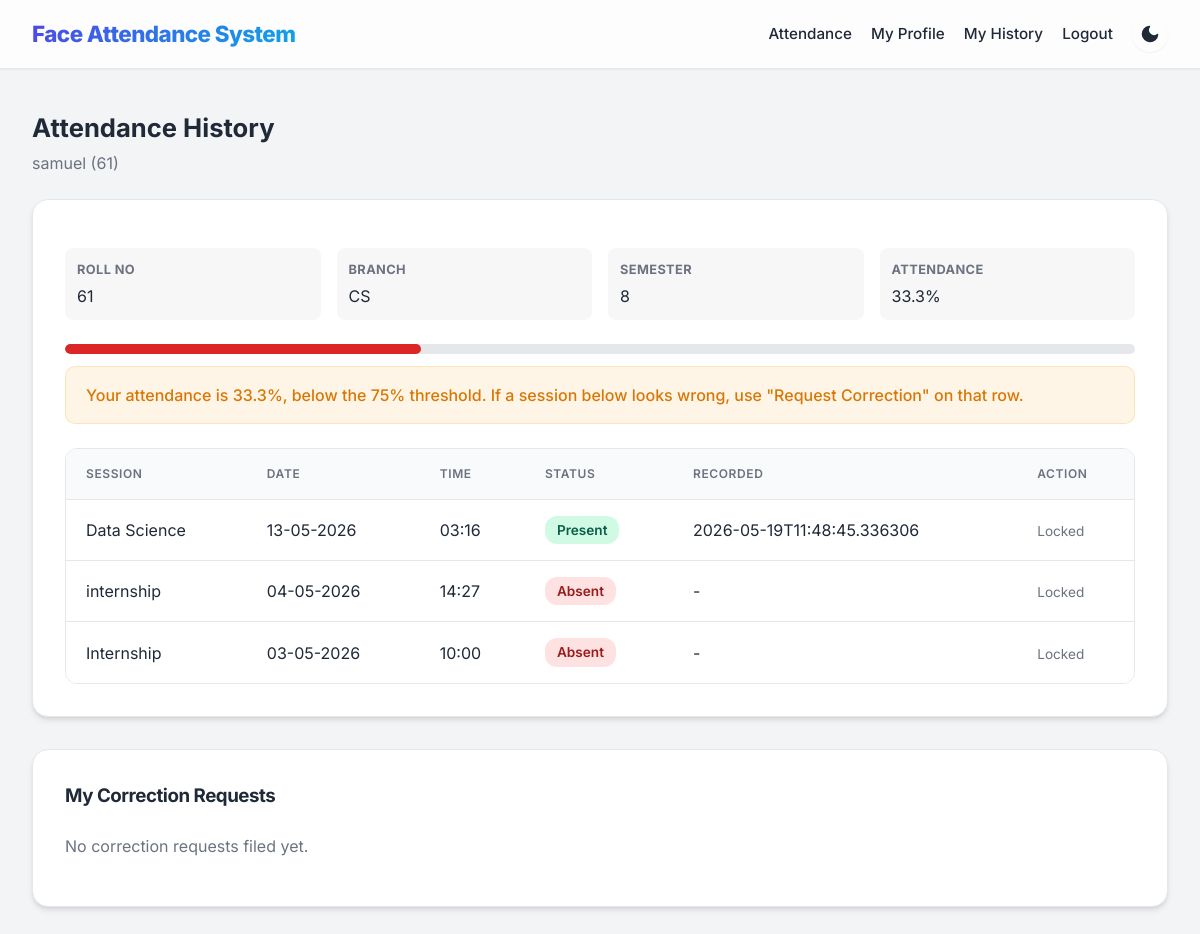
Screenshot of /student/history (signed in) with the database file from the repository.
### tables this page shows
CREATE TABLE students(
        id INTEGER PRIMARY KEY,
        name TEXT,
        roll_no TEXT,
        branch TEXT,
        semester TEXT,
        photo_count INTEGER DEFAULT 0
    , password TEXT, attendance_security_failures INTEGER DEFAULT '0', attendance_locked_until TEXT);

CREATE TABLE attendance(
        id INTEGER PRIMARY KEY,
        student_id INTEGER,
        session_id INTEGER,
        status TEXT,
        timestamp TEXT,
        note TEXT,
        FOREIGN KEY(student_id) REFERENCES students(id),
        FOREIGN KEY(session_id) REFERENCES sessions(id)
    );

### app.py (the view)
@app.route('/student/history')
def student_history():
    student_id = session.get('student_id')
    if not student_id:
        return redirect(url_for('student_login'))
    student = query_db('SELECT * FROM students WHERE id=?', (student_id,), one=True)
    if not student:
        flash('Student record not found', 'error')
        return redirect(url_for('home'))
    attendance = query_db('''
        SELECT ses.id as session_id, ses.title, ses.date, ses.time, ses.end_date,
               a.status, a.timestamp
        FROM sessions ses
        LEFT JOIN attendance a ON a.session_id = ses.id AND a.student_id = ?
        ORDER BY ses.id DESC
    ''', (student_id,))
    total = len(attendance)
    counted_present = len([r for r in attendance if r['status'] and _attendance_counts_as_present(r['status'])])
    percentage = round((counted_present / total * 100) if total > 0 else 0, 1)
    pending_session_ids = {
        r['session_id'] for r in
        query_db("SELECT session_id FROM attendance_correction_requests WHERE student_id=? AND status='pending'", (student_id,))
    }
    locked_session_ids = {r['session_id'] for r in attendance if _is_session_edit_locked(r)}
    correction_requests = query_db('''
        SELECT cr.*, ses.title as session_title, ses.date as session_date
        FROM attendance_correction_requests cr
        LEFT JOIN sessions ses ON cr.session_id = ses.id
        WHERE cr.student_id=?
        ORDER BY cr.created_at DESC
    ''', (student_id,))
    return render_template('student_history.html', student=student, attendance=attendance, percentage=percentage,
                            pending_session_ids=pending_session_ids, locked_session_ids=locked_session_ids,
                            correction_requests=correction_requests, low_attendance_threshold=cfg.LOW_ATTENDANCE_THRESHOLD_PERCENT)

### app.py (called while the page is built)
@app.before_request
def _assign_request_id():
    inbound = request.headers.get(_REQUEST_ID_HEADER)
    if inbound and 0 < len(inbound) <= _MAX_INBOUND_REQUEST_ID_LEN:
        g.request_id = inbound
    else:
        g.request_id = uuid.uuid4().hex
    g.request_start_time = time.monotonic()

def get_db_connection():
    conn = sqlite3.connect(DATABASE_PATH)
    conn.row_factory = sqlite3.Row
    return conn

def query_db(query, args=(), one=False):
    conn = get_db_connection()
    cursor = conn.execute(query, args)
    rows = cursor.fetchall()
    conn.close()
    return rows[0] if one and rows else rows

def _record_request_metric(endpoint, method, status_code, duration_ms):
    status_class = f'{status_code // 100}xx'
    with _METRICS_LOCK:
        _metrics_http_requests_total[(endpoint or 'unknown', method, status_class)] += 1
        if duration_ms is not None:
            _metrics_http_request_duration_sum[endpoint or 'unknown'] += duration_ms / 1000.0
            _metrics_http_request_duration_count[endpoint or 'unknown'] += 1

def _attendance_counts_as_present(status):
    return status == 'Present' or (status == 'Late' and cfg.LATE_COUNTS_AS_PRESENT)

def _is_session_edit_locked(session_row):
    if not cfg.ATTENDANCE_EDIT_LOCK_ENABLED:
        return False
    reference_date = _parse_session_date(session_row['end_date'] or session_row['date'])
    if reference_date is None:
        return False
    return (datetime.now().date() - reference_date).days > cfg.ATTENDANCE_EDIT_LOCK_DAYS

def _parse_session_date(date_str):
    try:
        return datetime.strptime(date_str, '%d-%m-%Y').date()
    except (ValueError, TypeError):
        return None

### logging_config.py (called while the page is built)
    def filter(self, record):
        request_id = None
        if has_request_context():
            request_id = getattr(g, 'request_id', None)
        record.request_id = request_id
        return True

### templates/student_history.html (shortened to what this page needs)
{% extends 'base.html' %}
{% block content %}
<div class="page-header">
    <h1>Attendance History</h1>
    <p>{{ student.name }} ({{ student.roll_no }})</p>
</div>
<div class="card wide-card">
    <div class="profile-details">
        <div><strong>Roll No</strong>{{ student.roll_no }}</div>
        <div><strong>Branch</strong>{{ student.branch }}</div>
        <div><strong>Semester</strong>{{ student.semester }}</div>
        <div><strong>Attendance</strong>{{ percentage }}%</div>
    </div>
    <div class="meter" title="{{ percentage }}%">
        <div class="meter-fill {% if percentage < 50 %}danger{% elif percentage < 75 %}warning{% endif %}" style="width: {{ percentage }}%;"></div>
    </div>
    {% if attendance and percentage < low_attendance_threshold %}
    <div class="flash warning" style="margin-top: 0.75rem;">
        Your attendance is {{ percentage }}%, below the {{ low_attendance_threshold }}% threshold. If a session below looks
        wrong, use "Request Correction" on that row.
    </div>
    {% endif %}
    <div class="table-container" style="overflow-x: auto; margin-top: 1.5rem;">
    <table>
        <thead><tr><th>Session</th><th>Date</th><th>Time</th><th>Status</th><th>Recorded</th><th>Action</th></tr></thead>
        <tbody>
            {% for row in attendance %}
            <tr>
                <td>{{ row.title }}</td>
                <td>{{ row.date }}</td>
                <td>{{ row.time }}</td>
                <td>
                    <span class="status-badge {{ 'status-present' if row.status == 'Present' else ('status-late' if row.status == 'Late' else 'status-absent') }}">
                        {{ row.status if row.status else 'Absent' }}
                    </span>
                </td>
                <td>{{ row.timestamp if row.timestamp else '-' }}</td>
                <td>
                    {% if row.session_id in locked_session_ids %}
                    <span style="color: var(--muted); font-size: 0.85rem;">Locked</span>
                    {% elif row.session_id in pending_session_ids %}
                    <span style="color: var(--muted); font-size: 0.85rem;">Request pending</span>
                    {% endif %}
                </td>
            </tr>
            {% else %}
            <tr><td colspan="6" style="text-align: center; color: var(--muted);">No sessions yet.</td></tr>
            {% endfor %}
        </tbody>
    </table>
    </div>
</div>
<div class="card wide-card">
    <h3>My Correction Requests</h3>
    {% if correction_requests %}
    <div class="table-container" style="overflow-x: auto;">
    <table>
        <thead><tr><th>Session</th><th>Requested</th><th>Reason</th><th>Status</th><th>Admin Note</th></tr></thead>
        <tbody>
            {% for r in correction_requests %}
            <tr>
                <td>{{ r.session_title }} ({{ r.session_date }})</td>
                <td>{{ r.requested_status }}</td>
                <td>{{ r.reason }}</td>
                <td>{{ r.status }}</td>
                <td>{{ r.admin_note or '' }}</td>
            </tr>
            {% endfor %}
        </tbody>
    </table>
    </div>
    {% else %}
    <p style="color: var(--muted);">No correction requests filed yet.</p>
    {% endif %}
</div>
{% endblock %}

### static/styles.css (style rules this page uses)
:root { --bg: #f3f4f6; --card: #ffffff; --text: #1f2937; --muted: #6b7280; --primary: #4f46e5; --primary-hover: #4338ca; --accent: #0ea5e9; --accent-hover: #0284c7; --danger: #ef4444; --danger-hover: #dc2626; --border: #e5e7eb; --shadow-sm: 0 1px 2px 0 rgb(0 0 0 / 0.05); --shadow-md: 0 4px 6px -1px rgb(0 0 0 / 0.1), 0 2px 4px -2px rgb(0 0 0 / 0.1); --shadow-lg: 0 10px 15px -3px rgb(0 0 0 / 0.1), 0 4px 6px -4px rgb(0 0 0 / 0.1); --nav-bg: rgba(255, 255, 255, 0.8); --input-bg: #f9fafb; }
* { box-sizing: border-box; }
body { margin: 0; font-family: 'Inter', -apple-system, BlinkMacSystemFont, "Segoe UI", Roboto, Helvetica, Arial, sans-serif; background: var(--bg); color: var(--text); line-height: 1.5; transition: background-color 0.3s ease, color 0.3s ease; }
.card { background: var(--card); border: 1px solid var(--border); border-radius: 16px; padding: 2rem; margin-bottom: 2rem; box-shadow: var(--shadow-md); transition: transform 0.2s ease, box-shadow 0.2s ease; }
.wide-card { width: 100%; }
.card h2, .card h3 { margin-top: 0; margin-bottom: 1.5rem; color: var(--text); font-weight: 700; letter-spacing: -0.025em; }
::placeholder { color: var(--muted); opacity: 0.8; }
.flash { padding: 1rem 1.25rem; border-radius: 10px; margin-bottom: 1rem; font-weight: 500; display: flex; align-items: center; gap: 0.5rem; }
.flash.warning { background: rgba(245, 158, 11, 0.1); color: #d97706; border: 1px solid rgba(245, 158, 11, 0.2); }
.table-container { overflow-x: auto; border-radius: 12px; border: 1px solid var(--border); }
table { width: 100%; border-collapse: collapse; background: var(--card); }
table th, table td { padding: 1rem 1.25rem; border-bottom: 1px solid var(--border); text-align: left; }
table th { background: var(--input-bg); font-weight: 600; color: var(--muted); text-transform: uppercase; font-size: 0.75rem; letter-spacing: 0.05em; }
table tr:last-child td { border-bottom: none; }
.status-badge { display: inline-flex; align-items: center; padding: 0.25rem 0.75rem; border-radius: 9999px; font-size: 0.875rem; font-weight: 600; white-space: nowrap; }
.status-badge { padding: 0.25rem 0.75rem; border-radius: 12px; font-size: 0.85rem; font-weight: 600; }
.status-present { background: #d1fae5; color: #065f46; }
.status-absent { background: #fee2e2; color: #991b1b; }
.meter { width: 100%; height: 10px; border-radius: 6px; background: var(--border, #e5e7eb); overflow: hidden; margin: 0.5rem 0; }
.meter-fill { height: 100%; border-radius: 6px; background: var(--primary); transition: width 0.3s ease; }
.meter-fill.danger { background: #dc2626; }
.page-header { margin-bottom: 1.5rem; }
.page-header h1 { margin: 0 0 0.25rem 0; font-size: 1.6rem; }
.page-header p { margin: 0; color: var(--muted); }
.profile-details { display: grid; grid-template-columns: repeat(auto-fit, minmax(160px, 1fr)); gap: 1rem; margin: 1rem 0 1.5rem 0; }
.profile-details div { padding: 0.75rem; background: var(--card-alt, rgba(0,0,0,0.03)); border-radius: 8px; }
.profile-details strong { display: block; font-size: 0.8rem; color: var(--muted); text-transform: uppercase; letter-spacing: 0.03em; margin-bottom: 0.25rem; }

### rows the page displays
students: name "samuel", roll_no "61", branch "CS", semester "8"
attendance: title "Data Science", date "13-05-2026", time "03:16", status "Present", timestamp "2026-05-19T11:48:45.336306"

### other values shown
{{ percentage }} "33.3"
{{ low_attendance_threshold }} "75"
{{ row.title }} "internship"
{{ row.date }} "04-05-2026"
{{ row.time }} "14:27"
{{ row.status if row.status else 'Absent' }} "Absent"
{{ row.timestamp if row.timestamp else '-' }} "-"
{{ row.title }} "Internship"
{{ row.date }} "03-05-2026"
{{ row.time }} "10:00"
